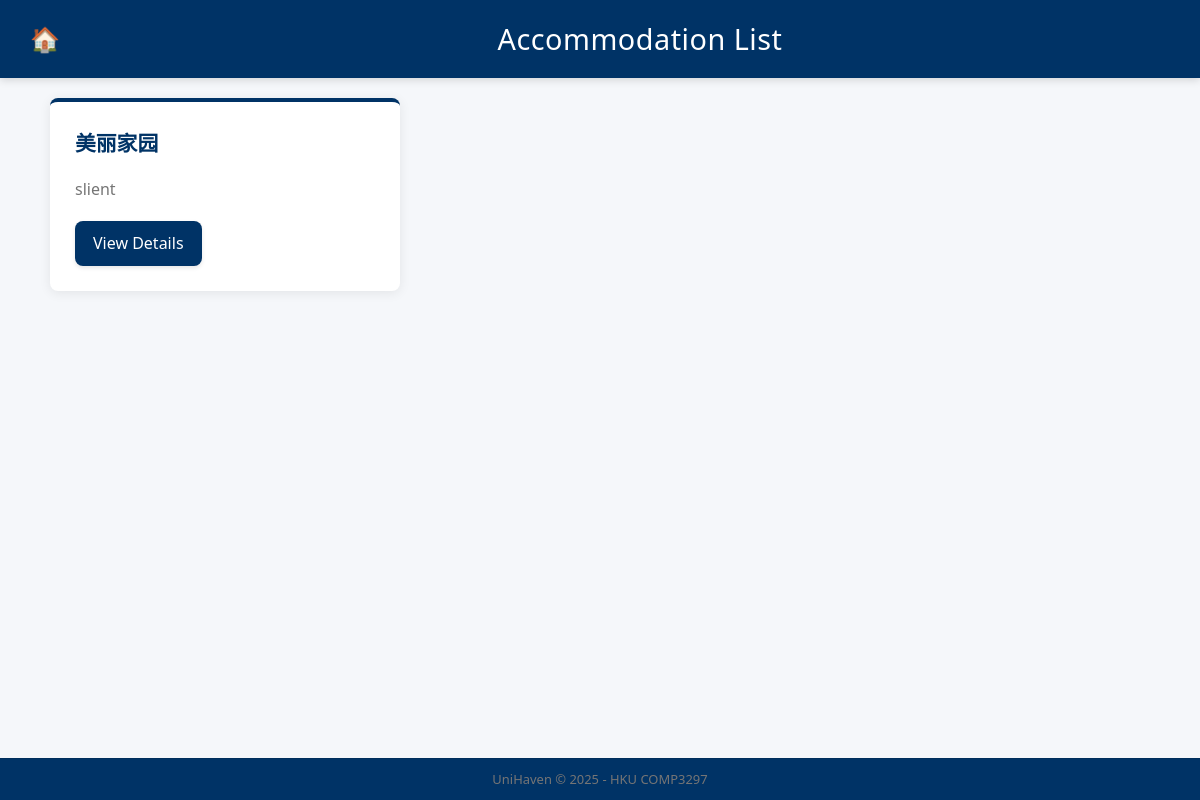
The app's page /list-accommodation/, older data.
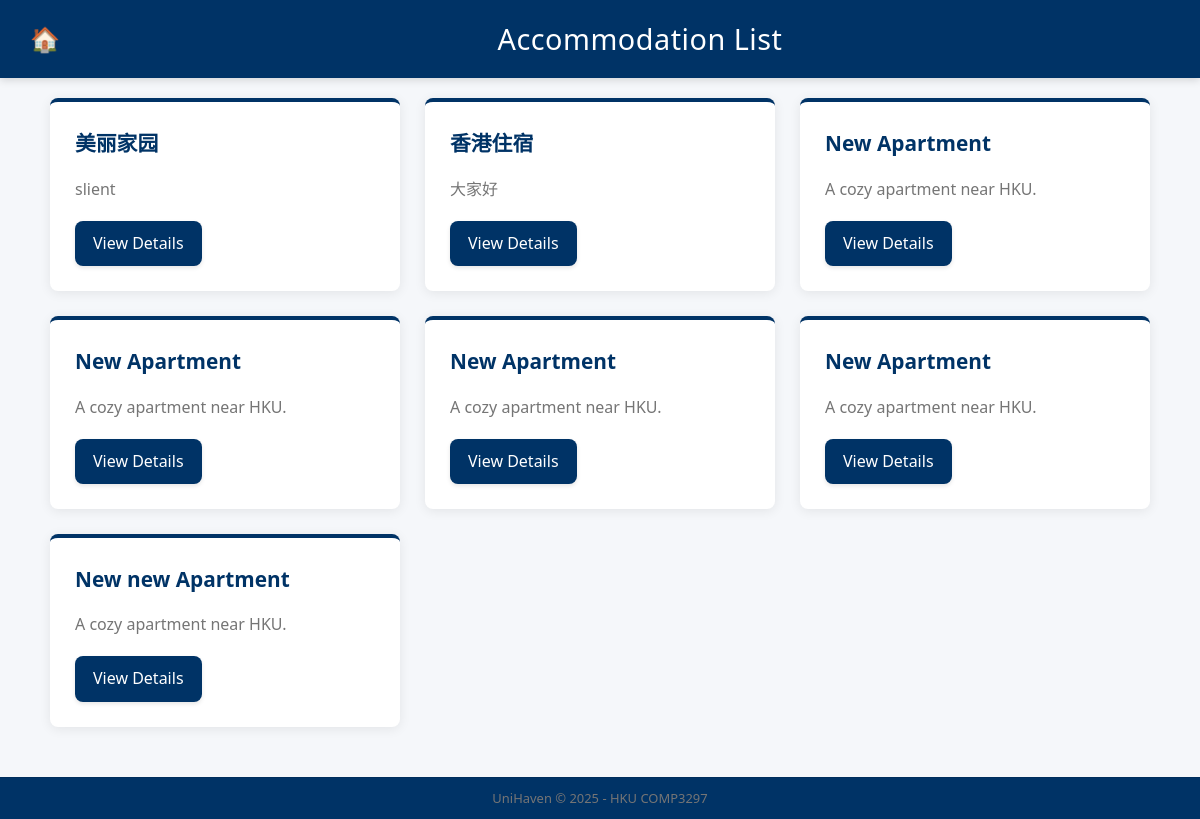
The same page, newer data.
### accommodation/models.py (models this page shows, shortened)
class Accommodation(models.Model):
    TYPE_CHOICES = [
        ('APARTMENT', 'Apartment'),
        ('HOUSE', 'House'),
        ('HOSTEL', 'Hostel'),
    ]
    title = models.CharField(max_length=200)
    description = models.TextField()
    type = models.CharField(max_length=20, choices=TYPE_CHOICES)
    beds = models.IntegerField()
    bedrooms = models.IntegerField()
    price = models.DecimalField(max_digits=10, decimal_places=2)
    available_from = models.DateField(null=True, blank=True)
    available_to = models.DateField(null=True, blank=True)
    userID = models.CharField(max_length=255, blank=True, default="")
    reserved = models.BooleanField(default=False)
    building_name = models.CharField(max_length=200, default="", blank=True)
    estate_name = models.CharField(max_length=200, default="", blank=True)
    street_name = models.CharField(max_length=200, default="", blank=True)
    building_no = models.CharField(max_length=20, default="", blank=True)
    district = models.CharField(max_length=200, default="", blank=True)
    region = models.CharField(max_length=100, default="", blank=True)
    latitude = models.FloatField(blank=True)
    longitude = models.FloatField(blank=True)
    geo_address = models.CharField(max_length=200, blank=True)
    rating = models.FloatField(default=0.0, blank=True)

### accommodation/views.py (the view, shortened to what this page needs)
# urls.py: path("list-accommodation/", views.list_accommodation, name="list_accommodation"),
def list_accommodation(request):
    accommodations = Accommodation.objects.all()
    accommodation_type = request.GET.get("type", "")
    region = request.GET.get("region", "")
    available_from = request.GET.get("available_from", "")
    available_to = request.GET.get("available_to", "")
    min_beds = request.GET.get("min_beds", "")
    min_bedrooms = request.GET.get("min_bedrooms", "")
    max_price = request.GET.get("max_price", "")
    if accommodation_type:
        accommodations = accommodations.filter(type=accommodation_type)
    if region:
        accommodations = accommodations.filter(region=region)
    if min_beds:
        accommodations = accommodations.filter(beds__gte=min_beds)
    if min_bedrooms:
        accommodations = accommodations.filter(bedrooms__gte=min_bedrooms)
    if max_price:
        accommodations = accommodations.filter(price__lte=max_price)
    if request.headers.get('Accept') == 'application/json':
        accommodations_data = list(accommodations.values(
            'id', 'title', 'description', 'type', 'price', 'beds', 'bedrooms', 'available_from', 'available_to', 'region'
        ))
        return JsonResponse({'accommodations': accommodations_data})
    return render(request, 'accommodation/accommodation_list.html', {
        'accommodations': accommodations,
        'accommodation_type': accommodation_type,
        'region': region,
        'available_from': available_from,
        'available_to': available_to,
        'min_beds': min_beds,
        'min_bedrooms': min_bedrooms,
        'max_price': max_price,
    })

### accommodation/templates/accommodation/accommodation_list.html (shortened to what this page needs)
{% extends 'accommodation/base.html' %}
{% load static %}
{% block nav_title %}Accommodation List{% endblock %}
{% block content %}
<div class="container">
    {% if accommodations %}
        <div class="card-grid">
            {% for accommodation in accommodations %}
                <div class="card">
                    <div class="card-content">
                        <h2 class="card-title">{{ accommodation.title }}</h2>
                        <p class="card-description">{{ accommodation.description }}</p>
                        <a href="{% url 'accommodation_detail' accommodation.pk %}" class="btn btn-primary">View Details</a>
                    </div>
                </div>
            {% endfor %}
        </div>
    {% else %}
        <div class="no-results">
            <p>No accommodations found matching your criteria.</p>
            <a href="{% url 'search_accommodation' %}" class="btn btn-primary">Try a New Search</a>
        </div>
    {% endif %}
</div>
{% endblock %}

### accommodation/templates/accommodation/base.html (shortened to what this page needs)
{% load static %}
{% load i18n %}
<!DOCTYPE html>
<html lang="{{ LANGUAGE_CODE }}">
<head>
    <link rel="stylesheet" href="{% static 'accommodation/css/main.css' %}">
</head>
<body class="page-transition">
    <div class="navbar">
        {% block home_button %}
        <a href="{% url 'index' %}" class="home-btn btn btn-secondary">🏠</a>
        {% endblock %}
        <h1>{% block nav_title %}UniHaven{% endblock %}</h1>
    </div>
    <div class="content-wrapper">
        {% block content %}{% endblock %}
    </div>
    <div class="footer">
        <p>UniHaven &copy; 2025 - HKU COMP3297</p>
    </div>
</body>
</html>

### accommodation/static/accommodation/css/main.css (style rules this page uses)
:root { --primary-color: #003366; --primary-dark: #004C99; --secondary-color: #FF9800; --secondary-dark: #F57C00; --light-bg: #f5f7fa; --card-bg: #ffffff; --text-dark: #333333; --text-light: #757575; --success: #4caf50; --error: #f44336; --border-radius: 8px; --box-shadow: 0 2px 12px rgba(0, 0, 0, 0.08); --transition: all 0.3s ease; }
* { box-sizing: border-box; }
body { font-family: 'Segoe UI', Tahoma, Geneva, Verdana, sans-serif; margin: 0; padding: 0; background-color: var(--light-bg); color: var(--text-dark); line-height: 1.6; }
.navbar { background-color: var(--primary-color); color: white; padding: 15px 0; box-shadow: 0 2px 8px rgba(0,0,0,0.15); position: relative; z-index: 10; display: flex; justify-content: space-between; align-items: center; }
.navbar h1 { margin: 0; font-size: 1.8em; font-weight: 500; letter-spacing: 0.5px; flex: 1; text-align: center; }
.container { max-width: 1140px; margin: 20px auto; padding: 0 20px; position: relative; }
.btn { display: inline-block; background-color: var(--primary-color); color: white; text-decoration: none; padding: 10px 18px; border-radius: var(--border-radius); font-weight: 500; text-align: center; transition: var(--transition); border: none; cursor: pointer; box-shadow: 0 2px 4px rgba(0,0,0,0.1); }
.btn-primary { background-color: var(--primary-color); }
.btn-secondary { background-color: var(--secondary-color); }
.home-btn { background-color: transparent; border: none; box-shadow: none; font-size: 1.5em; padding: 5px 10px; margin-left: 20px; }
.card-grid { display: grid; grid-template-columns: 1fr; gap: 25px; }
.card { background: var(--card-bg); border-radius: var(--border-radius); box-shadow: var(--box-shadow); overflow: hidden; transition: var(--transition); border-top: 4px solid var(--primary-color); }
.card-content { padding: 25px; }
.card-title { font-size: 1.3em; color: var(--primary-color); margin-top: 0; margin-bottom: 10px; font-weight: 600; }
.card-description { color: var(--text-light); margin-bottom: 20px; line-height: 1.5; display: -webkit-box; line-clamp: 3; -webkit-box-orient: vertical; overflow: hidden; text-overflow: ellipsis; }
@media (min-width: 768px) { .card-grid { grid-template-columns: repeat(2, 1fr); } }
@media (min-width: 992px) { .card-grid { grid-template-columns: repeat(3, 1fr); } }
.page-transition { animation: pageLoad 0.6s ease-in-out; }
.footer { text-align: center; padding: 20px 0; margin-top: 30px; border-top: 1px solid rgba(0, 0, 0, 0.1); }
.footer p { margin: 0; color: var(--text-light); font-size: 0.9em; }

### accommodation/templates/accommodation/base.html (style rules this page uses)
html, body { height: 100%; margin: 0; display: flex; flex-direction: column; }
.home-btn { background-color: transparent; border: none; box-shadow: none; font-size: 1.5em; padding: 5px 10px; margin-right: 10px; }
.footer { background-color: var(--primary-color); color: white; text-align: center; padding: 10px 0; font-size: 0.9em; }
.content-wrapper { flex: 1; }

Row changes from the older to the newer data that the page shows:
added Accommodation: title "香港住宿", description "大家好"
added Accommodation: title "New Apartment", description "A cozy apartment near HKU."
added Accommodation: title "New Apartment", description "A cozy apartment near HKU."
added Accommodation: title "New Apartment", description "A cozy apartment near HKU."
added Accommodation: title "New Apartment", description "A cozy apartment near HKU."
added Accommodation: title "New new Apartment", description "A cozy apartment near HKU."
